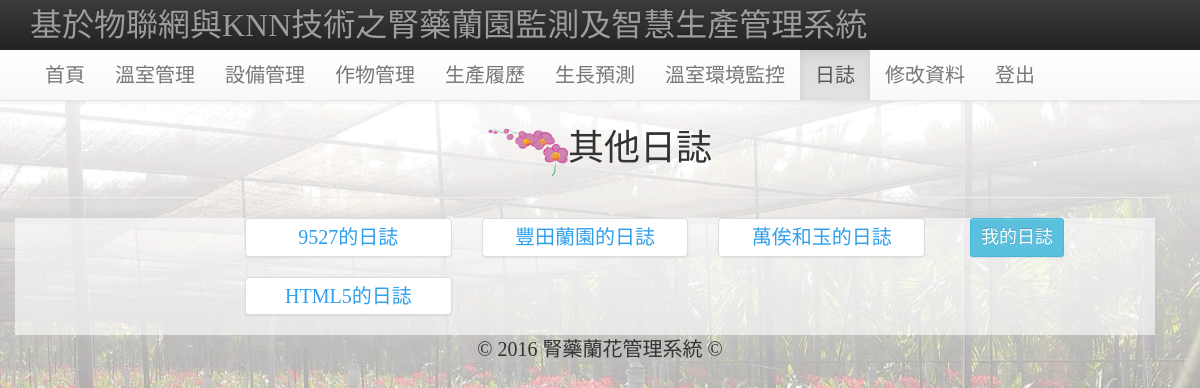
Page /Diary_all.php on the earlier database version.
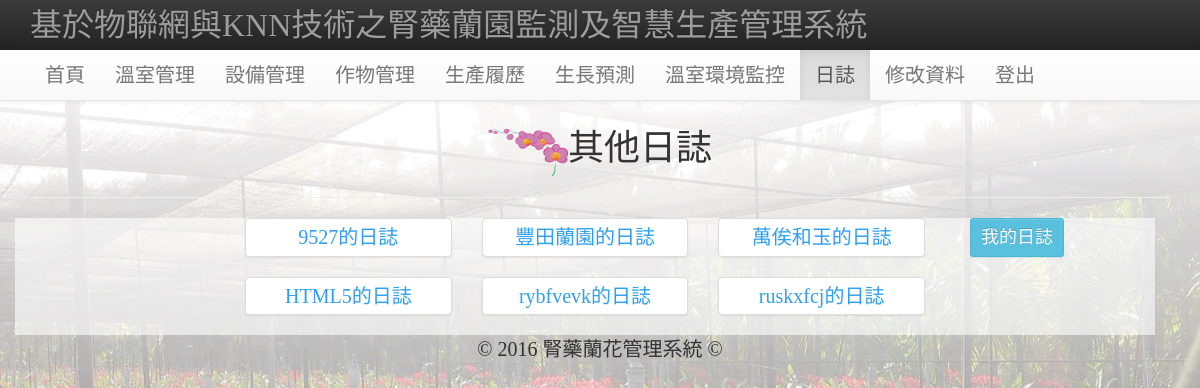
Same page on the later database version.
### tables this page shows
CREATE TABLE `memberdata` (
  `m_id` int(255) NOT NULL,
  `m_name` varchar(20) NOT NULL,
  `m_username` varchar(20) NOT NULL,
  `m_passwd` varchar(100) NOT NULL,
  `m_sex` enum('男','女') NOT NULL,
  `m_birthday` date DEFAULT NULL,
  `m_level` enum('admin','member') NOT NULL DEFAULT 'member',
  `m_email` varchar(100) DEFAULT NULL,
  `m_url` varchar(100) DEFAULT NULL,
  `m_phone` varchar(100) DEFAULT NULL,
  `m_address` varchar(100) DEFAULT NULL,
  `m_login` int(255) UNSIGNED NOT NULL DEFAULT '0',
  `m_logintime` datetime DEFAULT NULL,
  `m_jointime` datetime NOT NULL
);

### Diary_all.php (the view, shortened to what this page needs)
<!DOCTYPE html>
<html>
<head>
<link href="./css/bootstrap.min.css" rel="stylesheet">
  	<link rel="stylesheet" href="https://maxcdn.bootstrapcdn.com/bootstrap/3.3.1/css/bootstrap.min.css">
  	<link rel="stylesheet" href="https://maxcdn.bootstrapcdn.com/bootstrap/3.3.1/css/bootstrap-theme.min.css">
	<link rel="stylesheet" type="text/css" href="css/bootstrap-grid.min.css">
	<link rel="stylesheet" type="text/css" href="css/htmleaf-demo.css">
	<link rel="stylesheet" type="text/css" href="css/calendar.css">
	<link rel="stylesheet" type="text/css" href="css/menu.css">
</head>
<body style="text-align:left;font-size:18px;background-image: url(img/46505.png);background-size: cover;background-attachment: fixed; font-family: 微軟正黑體;margin:30px">
<nav class="navbar navbar-inverse navbar-fixed-top" role="navigation">
  <div class="container">
    <div class="navbar-header">
     <a class="navbar-brand" href="member_center.php" style="font-size: 24pt;">基於物聯網與KNN技術之腎藥蘭園監測及智慧生產管理系統</a>
    </div>
  </div>
</nav>
<nav class="navbar navbar-default navbar-fixed-top" style="top: 50px;" role="navigation">
  <div class="container">
    <div id="navbar" class="navbar-collapse collapse">
      <ul class="nav navbar-nav" style="font-size: 20px;">
        <li><a href="member_center.php">首頁</a></li>
        <li><a href="GMM.php">溫室管理</a></li>
        <li><a href="SM.php">設備管理</a></li>
        <li><a href="CM.php">作物管理</a></li>
        <li><a href="PH.php?select=1">生產履歷</a></li>
        <li><a href="prediction.php?select=10">生長預測</a></li>
        <li><a href="http://140.127.1.99/orchid_garden/index.html" target=" _new">溫室環境監控</a></li>
        <li class="active"><a href="Diary.php">日誌</a></li>
        <li><a href="member_update.php">修改資料</a></li>
        <li><a href="?logout=true">登出</a></li>
      </ul>
    </div>
  </div>
</nav>
<br><br><br>
<h1 style="text-align:center;"><img src="img/LOGO.png" alt="LOGO" width="80" height="50">其他日誌</h1>
<hr>
<div >
<div class="row col-xs-12 " style="background-image: url(img/w60.gif);background: rgba(100%,100%,100%,0.6);">
  <div class="col-md-2"></div>
  <div class="col-md-8" class="col-xs-12">
<?php
$data = "SELECT * FROM `memberdata` WHERE `m_level`<>'admin' AND `m_username`<>'".$_SESSION["loginMember"]."'";
$resultub = mysql_query($data);
while($rowub = mysql_fetch_array($resultub)){
?>
  <div class="col-md-4">
    <div class="thumbnail" style="text-align:center;font-size: 20px;">
      <a href="Diary_all1.php?id=<?php echo $rowub["m_id"];?>"><?php echo $rowub["m_name"];?>的日誌</a>
    </div>
</div>
<?php }?>
  </div>
  <div class="col-md-2">
    <button style="font-size: 18px;" class="btn btn-info btn-sm" onclick="javascript:location.href='Diary.php'">我的日誌</button>
  </div>
</div>
<div class="col-xs-12 col-md-2"></div>
<div class="col-xs-12 col-md-8" style="text-align: center;font-size: 20px;">© 2016 腎藥蘭花管理系統 ©</div>
<div class="col-xs-12 col-md-2"></div>
</div>
</body>
</html>

Differences in the rows shown:
added memberdata: m_name "rybfvevk"
added memberdata: m_name "ruskxfcj"
